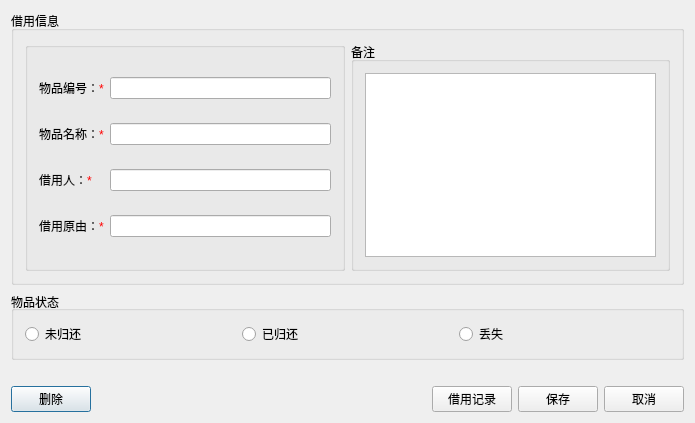
<?xml version="1.0" encoding="UTF-8"?>
<ui version="4.0">
 <class>CEditInfoDialog</class>
 <widget class="QDialog" name="CEditInfoDialog">
  <property name="geometry">
   <rect>
    <x>0</x>
    <y>0</y>
    <width>695</width>
    <height>423</height>
   </rect>
  </property>
  <property name="windowTitle">
   <string>CEditInfoDialog</string>
  </property>
  <layout class="QGridLayout" name="gridLayout_2">
   <item row="0" column="0">
    <widget class="QGroupBox" name="groupBox_main">
     <property name="title">
      <string>借用信息</string>
     </property>
     <layout class="QHBoxLayout" name="horizontalLayout">
      <item>
       <widget class="QGroupBox" name="groupBox_info">
        <property name="title">
         <string/>
        </property>
        <property name="alignment">
         <set>Qt::AlignLeading|Qt::AlignLeft|Qt::AlignVCenter</set>
        </property>
        <layout class="QGridLayout" name="gridLayout">
         <item row="3" column="1">
          <widget class="QLineEdit" name="lineEdit_reason">
           <property name="contextMenuPolicy">
            <enum>Qt::NoContextMenu</enum>
           </property>
          </widget>
         </item>
         <item row="3" column="0">
          <widget class="QLabel" name="label_5">
           <property name="text">
            <string>&lt;html&gt;&lt;head/&gt;&lt;body&gt;&lt;p&gt;借用原由：&lt;span style='color:red'&gt;*&lt;/span&gt;&lt;/p&gt;&lt;/body&gt;&lt;/html&gt;</string>
           </property>
           <property name="alignment">
            <set>Qt::AlignJustify|Qt::AlignVCenter</set>
           </property>
          </widget>
         </item>
         <item row="0" column="0">
          <widget class="QLabel" name="label">
           <property name="text">
            <string>&lt;html&gt;&lt;head/&gt;&lt;body&gt;&lt;p&gt;物品编号：&lt;span style='color:red'&gt;*&lt;/span&gt;&lt;/p&gt;&lt;/body&gt;&lt;/html&gt;</string>
           </property>
           <property name="alignment">
            <set>Qt::AlignJustify|Qt::AlignVCenter</set>
           </property>
          </widget>
         </item>
         <item row="1" column="0">
          <widget class="QLabel" name="label_2">
           <property name="text">
            <string>&lt;html&gt;&lt;head/&gt;&lt;body&gt;&lt;p&gt;物品名称：&lt;span style='color:red'&gt;*&lt;/span&gt;&lt;/p&gt;&lt;/body&gt;&lt;/html&gt;</string>
           </property>
           <property name="alignment">
            <set>Qt::AlignJustify|Qt::AlignVCenter</set>
           </property>
          </widget>
         </item>
         <item row="0" column="1">
          <widget class="QLineEdit" name="lineEdit_productId">
           <property name="contextMenuPolicy">
            <enum>Qt::NoContextMenu</enum>
           </property>
          </widget>
         </item>
         <item row="2" column="1">
          <widget class="QLineEdit" name="lineEdit_browerName">
           <property name="contextMenuPolicy">
            <enum>Qt::NoContextMenu</enum>
           </property>
          </widget>
         </item>
         <item row="1" column="1">
          <widget class="QLineEdit" name="lineEdit_productName">
           <property name="contextMenuPolicy">
            <enum>Qt::NoContextMenu</enum>
           </property>
          </widget>
         </item>
         <item row="2" column="0">
          <widget class="QLabel" name="label_3">
           <property name="text">
            <string>&lt;html&gt;&lt;head/&gt;&lt;body&gt;&lt;p&gt;借用人：&lt;span style='color:red'&gt;*&lt;/span&gt;&lt;/p&gt;&lt;/body&gt;&lt;/html&gt;</string>
           </property>
           <property name="alignment">
            <set>Qt::AlignJustify|Qt::AlignVCenter</set>
           </property>
          </widget>
         </item>
        </layout>
       </widget>
      </item>
      <item>
       <widget class="QGroupBox" name="groupBox_mark">
        <property name="title">
         <string>备注</string>
        </property>
        <layout class="QVBoxLayout" name="verticalLayout">
         <item>
          <widget class="QPlainTextEdit" name="textEdit_mark">
           <property name="contextMenuPolicy">
            <enum>Qt::NoContextMenu</enum>
           </property>
          </widget>
         </item>
        </layout>
       </widget>
      </item>
     </layout>
    </widget>
   </item>
   <item row="1" column="0">
    <widget class="QGroupBox" name="groupBox_status">
     <property name="title">
      <string>物品状态</string>
     </property>
     <property name="alignment">
      <set>Qt::AlignLeading|Qt::AlignLeft|Qt::AlignVCenter</set>
     </property>
     <layout class="QHBoxLayout" name="horizontalLayout_2">
      <item>
       <widget class="QRadioButton" name="radioBtn_notReturned">
        <property name="text">
         <string>未归还</string>
        </property>
       </widget>
      </item>
      <item>
       <widget class="QRadioButton" name="radioBtn_returned">
        <property name="text">
         <string>已归还</string>
        </property>
       </widget>
      </item>
      <item>
       <widget class="QRadioButton" name="radioBtn_lost">
        <property name="text">
         <string>丢失</string>
        </property>
       </widget>
      </item>
     </layout>
    </widget>
   </item>
   <item row="2" column="0">
    <widget class="QLabel" name="label_4">
     <property name="text">
      <string/>
     </property>
    </widget>
   </item>
   <item row="3" column="0">
    <layout class="QHBoxLayout" name="horizontalLayout_3">
     <item>
      <widget class="QPushButton" name="btn_delete">
       <property name="text">
        <string>删除</string>
       </property>
      </widget>
     </item>
     <item>
      <spacer name="horizontalSpacer">
       <property name="orientation">
        <enum>Qt::Horizontal</enum>
       </property>
       <property name="sizeHint" stdset="0">
        <size>
         <width>40</width>
         <height>20</height>
        </size>
       </property>
      </spacer>
     </item>
     <item>
      <widget class="QPushButton" name="btn_history">
       <property name="text">
        <string>借用记录</string>
       </property>
      </widget>
     </item>
     <item>
      <widget class="QPushButton" name="btn_save">
       <property name="text">
        <string>保存</string>
       </property>
      </widget>
     </item>
     <item>
      <widget class="QPushButton" name="btn_cancel">
       <property name="text">
        <string>取消</string>
       </property>
      </widget>
     </item>
    </layout>
   </item>
  </layout>
 </widget>
 <layoutdefault spacing="6" margin="11"/>
 <tabstops>
  <tabstop>lineEdit_productId</tabstop>
  <tabstop>lineEdit_productName</tabstop>
  <tabstop>lineEdit_browerName</tabstop>
  <tabstop>lineEdit_reason</tabstop>
  <tabstop>textEdit_mark</tabstop>
  <tabstop>radioBtn_notReturned</tabstop>
  <tabstop>radioBtn_returned</tabstop>
  <tabstop>radioBtn_lost</tabstop>
  <tabstop>btn_delete</tabstop>
  <tabstop>btn_history</tabstop>
  <tabstop>btn_save</tabstop>
  <tabstop>btn_cancel</tabstop>
 </tabstops>
 <resources/>
 <connections/>
</ui>
